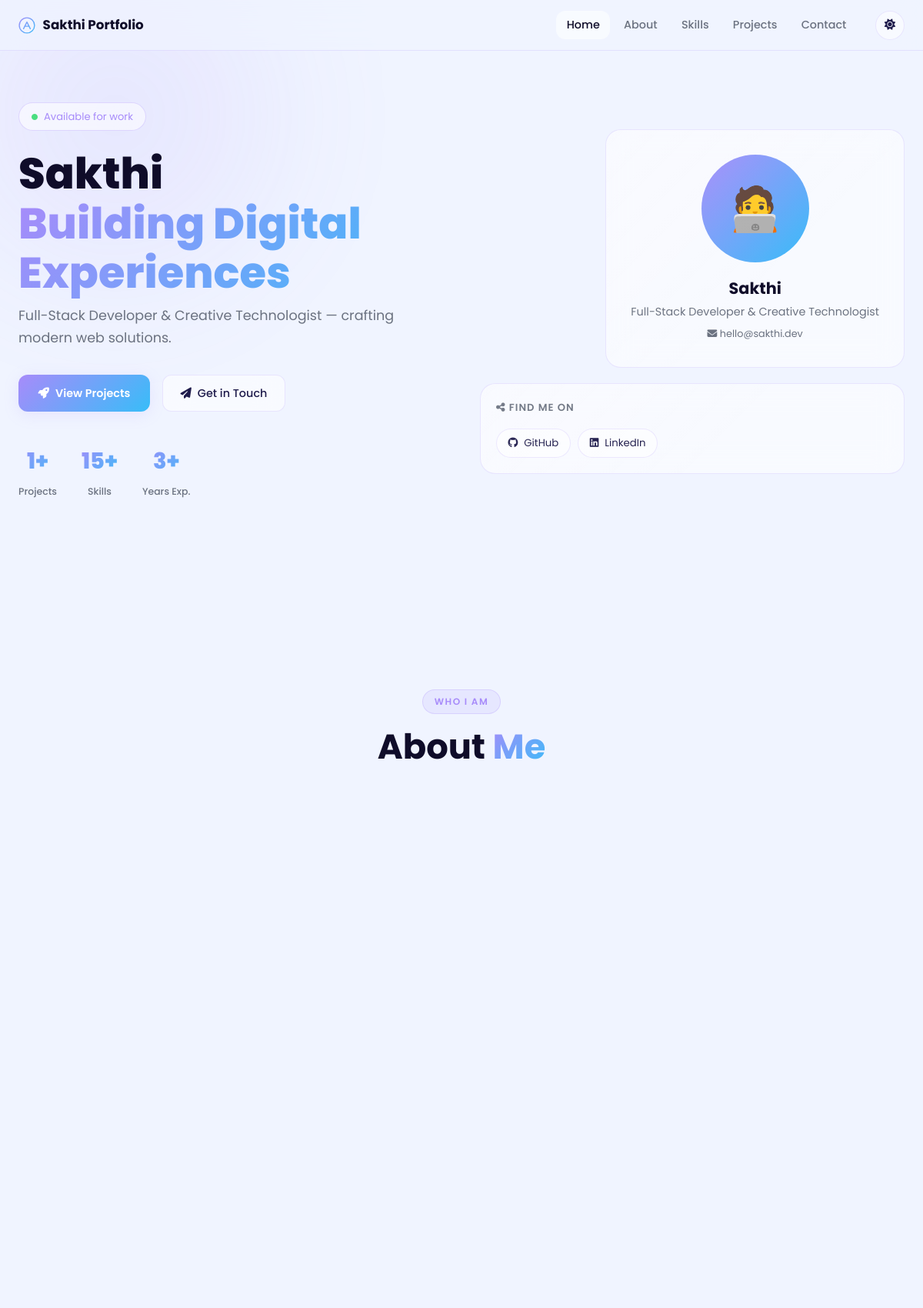
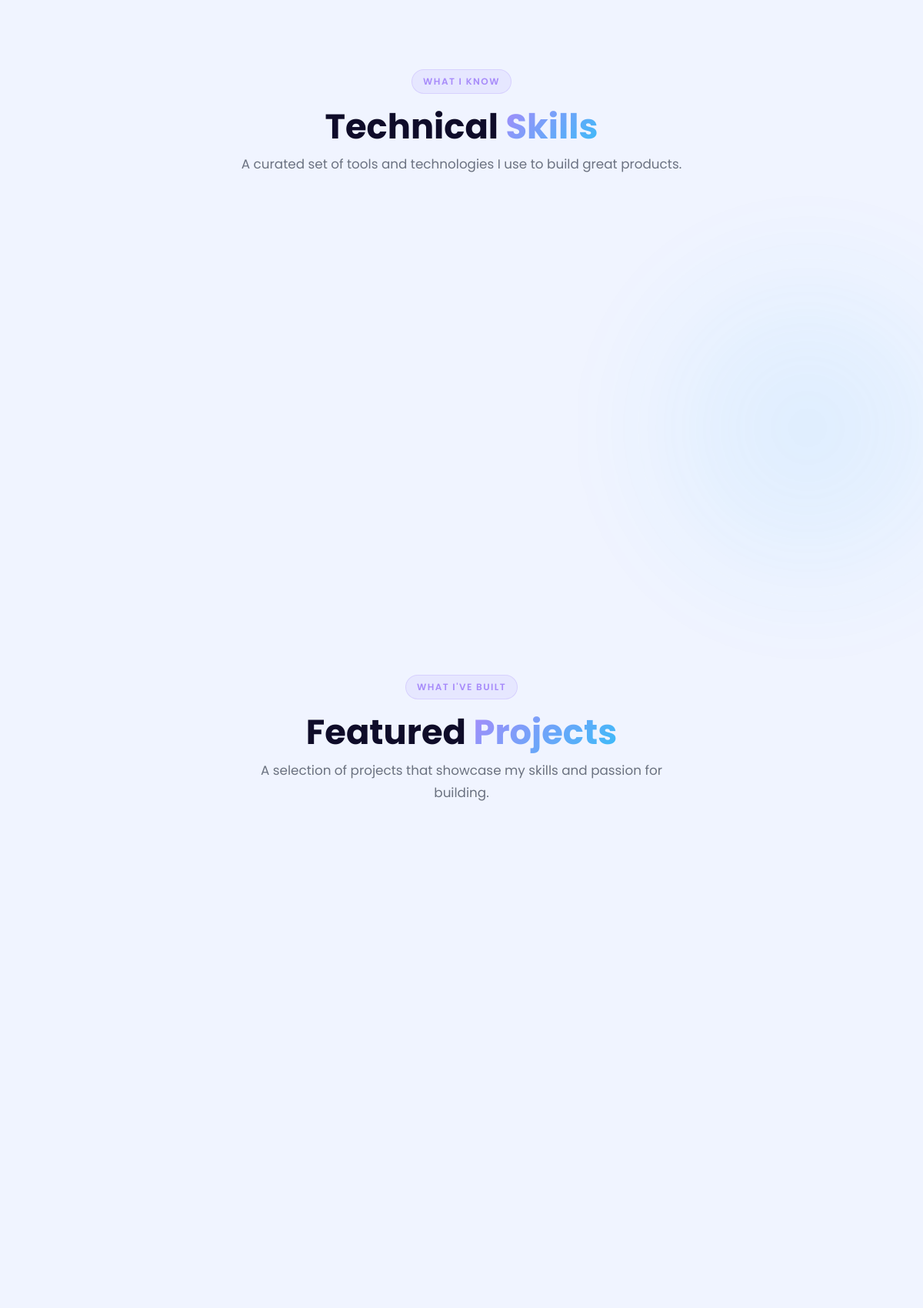
The page / (upper part) on the database its author committed (2 pictures, top to bottom).
### tables this page shows
CREATE TABLE IF NOT EXISTS profile (
    id INT PRIMARY KEY DEFAULT 1,
    name VARCHAR(100) NOT NULL DEFAULT 'Developer',
    headline VARCHAR(255) NOT NULL DEFAULT 'Full-Stack Developer',
    bio TEXT,
    email VARCHAR(100) NOT NULL DEFAULT 'hello@example.com',
    avatar VARCHAR(255) DEFAULT NULL,
    resume VARCHAR(255) DEFAULT NULL,
    github VARCHAR(255) DEFAULT NULL,
    linkedin VARCHAR(255) DEFAULT NULL,
    twitter VARCHAR(255) DEFAULT NULL,
    updated_at TIMESTAMP DEFAULT CURRENT_TIMESTAMP ON UPDATE CURRENT_TIMESTAMP
);

CREATE TABLE IF NOT EXISTS `hero` (
    `id`         INT PRIMARY KEY DEFAULT 1,
    `title`      VARCHAR(255) NOT NULL DEFAULT 'Building Digital Experiences',
    `subtitle`   VARCHAR(500) DEFAULT 'Full-Stack Developer & Creative Technologist',
    `updated_at` TIMESTAMP DEFAULT CURRENT_TIMESTAMP ON UPDATE CURRENT_TIMESTAMP
);

CREATE TABLE IF NOT EXISTS `social_links` (
    `id`            INT AUTO_INCREMENT PRIMARY KEY,
    `platform`      VARCHAR(50)  NOT NULL,
    `url`           VARCHAR(500) NOT NULL,
    `icon_class`    VARCHAR(100) DEFAULT 'fa-solid fa-link',
    `display_order` INT DEFAULT 0,
    `created_at`    TIMESTAMP DEFAULT CURRENT_TIMESTAMP
);

### includes/db.php (called while the page is built, shortened)
<?php
class Database {
    private static $instance = null;
    private $connection;
    private function __construct() {
        try {
            $this->connection = new mysqli(DB_HOST, DB_USER, DB_PASS, DB_NAME);
            $this->connection->set_charset('utf8mb4');
        } catch (mysqli_sql_exception $e) {
            error_log("Database connection failed: " . $e->getMessage());
            if (defined('DB_HOST') && DB_HOST === 'localhost') {
                die('<div style="font-family:sans-serif;padding:2rem;background:#1a1a24;color:#ff4444;border:1px solid #ff4444;border-radius:12px;margin:2rem;max-width:600px;">
                    <h2>⚠️ Database Connection Failed</h2>
                    <p>' . htmlspecialchars($e->getMessage()) . '</p>
                    <p style="color:#a0a0b0;margin-top:1rem;">Run <a href="' . BASE_URL . '/setup.php" style="color:#6c5ce7;">setup.php</a> to create the database.</p>
                </div>');
            } else {
                die("Database connection error. Please try again later.");
            }
        }
    }
    public static function getInstance() {
        if (self::$instance === null) {
            self::$instance = new self();
        }
        return self::$instance;
    }
    public function query($sql, $params = [], $types = '') {
        try {
            $stmt = $this->connection->prepare($sql);
            if (!empty($params)) {
                $stmt->bind_param($types, ...$params);
            }
            $stmt->execute();
            return $stmt;
        } catch (mysqli_sql_exception $e) {
            error_log("Query failed: " . $e->getMessage() . " | SQL: " . $sql);
            return false;
        }
    }
    public function getRow($sql, $params = [], $types = '') {
        $stmt = $this->query($sql, $params, $types);
        if ($stmt) {
            $result = $stmt->get_result();
            return $result->fetch_assoc();
        }
        return null;
    }
    public function getRows($sql, $params = [], $types = '') {
        $stmt = $this->query($sql, $params, $types);
        if ($stmt) {
            $result = $stmt->get_result();
            return $result->fetch_all(MYSQLI_ASSOC);
        }
        return [];
    }
}

### includes/functions.php (called while the page is built, shortened)
<?php
function escape($string) {
    return htmlspecialchars($string ?? '', ENT_QUOTES | ENT_SUBSTITUTE, 'UTF-8');
}
function sanitizeUrl($url) {
    $url = trim($url ?? '');
    return filter_var($url, FILTER_SANITIZE_URL) ?: '';
}
function getProfile() {
    $db      = Database::getInstance();
    $profile = $db->getRow("SELECT * FROM profile WHERE id = 1");
    return $profile ?: [
        'name'     => 'Developer',
        'headline' => 'Full-Stack Developer',
        'bio'      => 'Building digital experiences.',
        'email'    => 'hello@example.com',
        'avatar'   => null,
        'resume'   => null,
        'github'   => null,
        'linkedin' => null,
        'twitter'  => null,
    ];
}
function getHero() {
    $db   = Database::getInstance();
    $hero = $db->getRow("SELECT * FROM hero WHERE id = 1");
    return $hero ?: [
        'title'    => 'Building Digital Experiences',
        'subtitle' => 'Full-Stack Developer & Creative Technologist',
    ];
}
function getSocialLinks() {
    $db = Database::getInstance();
    return $db->getRows("SELECT * FROM social_links ORDER BY display_order ASC, id ASC") ?: [];
}
function getProjects($limit = null, $featuredOnly = false) {
    $db  = Database::getInstance();
    $sql = $featuredOnly
        ? "SELECT * FROM projects WHERE featured = 1 ORDER BY created_at DESC"
        : "SELECT * FROM projects ORDER BY featured DESC, created_at DESC";
    return $db->getRows($sql);
}
function getSkills($category = null) {
    $db = Database::getInstance();
    return $db->getRows("SELECT * FROM skills ORDER BY category, display_order, id");
}
function getNotes($limit = null) {
    $db  = Database::getInstance();
    $sql = "SELECT * FROM notes WHERE published = 1 ORDER BY created_at DESC";
    if ($limit) {
        $sql .= " LIMIT ?";
        return $db->getRows($sql, [$limit], 'i');
    }
    return $db->getRows($sql);
}

### index.php (the view, shortened to what this page needs)
<?php
require_once __DIR__ . '/includes/db.php';
require_once __DIR__ . '/includes/functions.php';
$profile  = getProfile();
$hero     = getHero();
$skills   = getSkills();
$projects = getProjects();
$socials  = getSocialLinks();
$notes    = getNotes(3);
$skillsByCategory = [];
foreach ($skills as $s) {
    $skillsByCategory[$s['category']][] = $s;
}
include __DIR__ . '/includes/header.php';
?>
<section id="hero">
  <div class="container">
    <div class="hero-grid">
      <div class="hero-content reveal">
        <div class="hero-badge">
          <i class="fa-solid fa-circle" style="color:#4ade80;font-size:.5rem"></i>
          Available for work
        </div>
        <h1 class="hero-title">
          <?php echo escape($profile['name']); ?>
          <span class="grad-text"><?php echo escape($hero['title']); ?></span>
        </h1>
        <p class="hero-subtitle"><?php echo escape($hero['subtitle']); ?></p>
        <div class="hero-cta">
          <a href="#projects" class="btn-primary">
            <i class="fa-solid fa-rocket" aria-hidden="true"></i> View Projects
          </a>
          <a href="#contact" class="btn-glass">
            <i class="fa-solid fa-paper-plane" aria-hidden="true"></i> Get in Touch
          </a>
        </div>
        <div class="hero-stats">
          <div class="hero-stat">
            <span class="hero-stat-num"><?php echo count($projects); ?>+</span>
            <span class="hero-stat-label">Projects</span>
          </div>
          <div class="hero-stat">
            <span class="hero-stat-num"><?php echo count($skills); ?>+</span>
            <span class="hero-stat-label">Skills</span>
          </div>
          <div class="hero-stat">
            <span class="hero-stat-num">3+</span>
            <span class="hero-stat-label">Years Exp.</span>
          </div>
        </div>
      </div>
      <div class="hero-visual reveal" data-delay="200">
        <div class="glass-card hero-avatar-card">
          <?php if (!empty($profile['avatar'])): ?>
          <img src="<?php echo UPLOAD_URL . escape($profile['avatar']); ?>"
               alt="<?php echo escape($profile['name']); ?>"
               class="hero-avatar" loading="eager">
          <?php else: ?>
          <div class="hero-avatar-placeholder">🧑‍💻</div>
          <?php endif; ?>
          <div class="hero-name"><?php echo escape($profile['name']); ?></div>
          <div class="hero-role"><?php echo escape($profile['headline']); ?></div>
          <?php if (!empty($profile['email'])): ?>
          <p style="font-size:.8rem;color:var(--text-muted);margin-top:.4rem">
            <i class="fa-solid fa-envelope" aria-hidden="true"></i>
            <?php echo escape($profile['email']); ?>
          </p>
          <?php endif; ?>
        </div>
        <?php if ($socials): ?>
        <div class="glass-card hero-social-card">
          <h4><i class="fa-solid fa-share-nodes" aria-hidden="true"></i> Find me on</h4>
          <div class="social-links-grid">
            <?php foreach ($socials as $sl):
              $url = sanitizeUrl($sl['url']);
              if (!$url) continue; ?>
            <a href="<?php echo escape($url); ?>" target="_blank" rel="noopener noreferrer"
               class="social-link-pill">
              <i class="<?php echo escape($sl['icon_class']); ?>" aria-hidden="true"></i>
              <?php echo escape($sl['platform']); ?>
            </a>
            <?php endforeach; ?>
          </div>
        </div>
        <?php endif; ?>
      </div>
    </div>
  </div>
</section>
<section id="about">
  <div class="container">
    <div class="text-center" style="margin-bottom:3rem">
      <span class="section-label">Who I Am</span>
      <h2 class="section-title">About <span>Me</span></h2>
    </div>
    <div class="about-grid">
    </div>
  </div>
</section>
<section id="skills">
  <div class="container">
    <div class="text-center" style="margin-bottom:3rem">
      <span class="section-label">What I Know</span>
      <h2 class="section-title">Technical <span>Skills</span></h2>
      <p class="section-subtitle">A curated set of tools and technologies I use to build great products.</p>
    </div>
    <?php if ($skillsByCategory): ?>
    <div class="skills-grid">
    </div>
    <?php else: ?>
    <div class="empty-state"><i class="fa-solid fa-code" aria-hidden="true"></i><p>Skills coming soon.</p></div>
    <?php endif; ?>
  </div>
</section>
<section id="projects">
  <div class="container">
    <div class="text-center" style="margin-bottom:3rem">
      <span class="section-label">What I've Built</span>
      <h2 class="section-title">Featured <span>Projects</span></h2>
      <p class="section-subtitle">A selection of projects that showcase my skills and passion for building.</p>
    </div>
    <?php if ($projects): ?>
    <div class="projects-grid">
    </div>
    <?php endif; ?>
  </div>
</section>
<?php if ($notes): ?>
<section id="blog">
</section>
<?php endif; ?>
<?php include __DIR__ . '/includes/footer.php'; ?>

### rows shown on the page
profile: name "Sakthi", headline "Full-Stack Developer & Creative Technologist", email "hello@sakthi.dev"
hero: title "Building Digital Experiences", subtitle "Full-Stack Developer & Creative Technologist — crafting modern web solutions."
social_links: platform "GitHub"
social_links: platform "LinkedIn"

### other values the page prints
SITE_NAME "Sakthi Portfolio"
count($projects) "1"
count($skills) "15"
